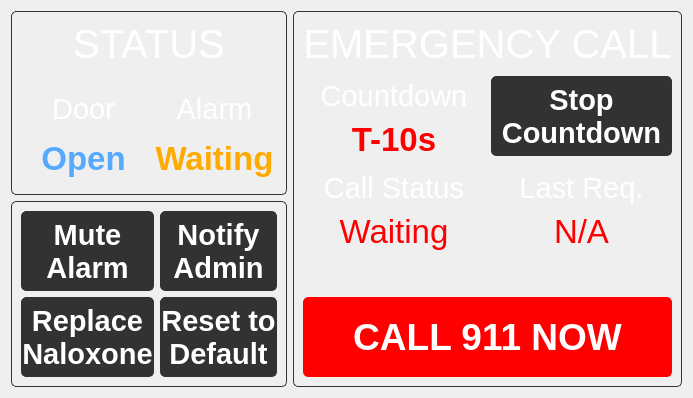
      <widget class="QWidget" name="doorOpenPage">
       <layout class="QGridLayout" name="gridLayout_7" rowstretch="1,1" columnstretch="1,1">
        <item row="1" column="0">
         <widget class="QFrame" name="alarmFrame">
          <property name="styleSheet">
           <string notr="true">.QFrame{border-radius: 5px;border-color:rgb(50,50,50);border-width: 1px;border-style: solid;}</string>
          </property>
          <property name="frameShape">
           <enum>QFrame::StyledPanel</enum>
          </property>
          <property name="frameShadow">
           <enum>QFrame::Raised</enum>
          </property>
          <property name="lineWidth">
           <number>3</number>
          </property>
          <property name="midLineWidth">
           <number>0</number>
          </property>
          <layout class="QGridLayout" name="gridLayout_13">
           <item row="1" column="0">
            <widget class="QPushButton" name="alarmMutePushButton">
             <property name="sizePolicy">
              <sizepolicy hsizetype="Preferred" vsizetype="Preferred">
               <horstretch>0</horstretch>
               <verstretch>0</verstretch>
              </sizepolicy>
             </property>
             <property name="minimumSize">
              <size>
               <width>0</width>
               <height>80</height>
              </size>
             </property>
             <property name="maximumSize">
              <size>
               <width>16777215</width>
               <height>80</height>
              </size>
             </property>
             <property name="font">
              <font>
               <pointsize>22</pointsize>
               <bold>true</bold>
              </font>
             </property>
             <property name="styleSheet">
              <string notr="true">color:white;border-radius: 5px;background-color:rgb(50,50,50);border-color:rgb(50,50,50);border-width: 1px;border-style: solid;</string>
             </property>
             <property name="text">
              <string>Mute
Alarm</string>
             </property>
             <property name="icon">
              <iconset>
               <normaloff>../main/res/media-playback-stop.svg</normaloff>../main/res/media-playback-stop.svg</iconset>
             </property>
             <property name="iconSize">
              <size>
               <width>32</width>
               <height>32</height>
              </size>
             </property>
            </widget>
           </item>
           <item row="4" column="0">
            <widget class="QPushButton" name="replace_naloxone_button_2">
             <property name="sizePolicy">
              <sizepolicy hsizetype="Preferred" vsizetype="Preferred">
               <horstretch>0</horstretch>
               <verstretch>0</verstretch>
              </sizepolicy>
             </property>
             <property name="minimumSize">
              <size>
               <width>0</width>
               <height>80</height>
              </size>
             </property>
             <property name="maximumSize">
              <size>
               <width>16777215</width>
               <height>80</height>
              </size>
             </property>
             <property name="font">
              <font>
               <pointsize>22</pointsize>
               <bold>true</bold>
              </font>
             </property>
             <property name="styleSheet">
              <string notr="true">color:white;border-radius: 5px;background-color:rgb(50,50,50);border-color:rgb(50,50,50);border-width: 1px;border-style: solid;</string>
             </property>
             <property name="text">
              <string>Replace
Naloxone</string>
             </property>
             <property name="icon">
              <iconset>
               <normaloff>../main/res/system-reboot.svg</normaloff>../main/res/system-reboot.svg</iconset>
             </property>
             <property name="iconSize">
              <size>
               <width>32</width>
               <height>32</height>
              </size>
             </property>
            </widget>
           </item>
           <item row="1" column="1">
            <widget class="QPushButton" name="notify_admin_button_2">
             <property name="sizePolicy">
              <sizepolicy hsizetype="Preferred" vsizetype="Preferred">
               <horstretch>0</horstretch>
               <verstretch>0</verstretch>
              </sizepolicy>
             </property>
             <property name="minimumSize">
              <size>
               <width>0</width>
               <height>80</height>
              </size>
             </property>
             <property name="maximumSize">
              <size>
               <width>16777215</width>
               <height>80</height>
              </size>
             </property>
             <property name="font">
              <font>
               <pointsize>22</pointsize>
               <bold>true</bold>
              </font>
             </property>
             <property name="styleSheet">
              <string notr="true">color:white;border-radius: 5px;background-color:rgb(50,50,50);border-color:rgb(50,50,50);border-width: 1px;border-style: solid;</string>
             </property>
             <property name="text">
              <string>Notify
Admin</string>
             </property>
             <property name="icon">
              <iconset>
               <normaloff>../main/res/smartphone.png</normaloff>../main/res/smartphone.png</iconset>
             </property>
             <property name="iconSize">
              <size>
               <width>32</width>
               <height>32</height>
              </size>
             </property>
            </widget>
           </item>
           <item row="4" column="1">
            <widget class="QPushButton" name="doorOpenResetPushButton">
             <property name="sizePolicy">
              <sizepolicy hsizetype="Preferred" vsizetype="Preferred">
               <horstretch>0</horstretch>
               <verstretch>0</verstretch>
              </sizepolicy>
             </property>
             <property name="minimumSize">
              <size>
               <width>0</width>
               <height>80</height>
              </size>
             </property>
             <property name="maximumSize">
              <size>
               <width>16777215</width>
               <height>80</height>
              </size>
             </property>
             <property name="font">
              <font>
               <pointsize>22</pointsize>
               <bold>true</bold>
              </font>
             </property>
             <property name="styleSheet">
              <string notr="true">color:white;border-radius: 5px;background-color:rgb(50,50,50);border-color:rgb(50,50,50);border-width: 1px;border-style: solid;</string>
             </property>
             <property name="text">
              <string>Reset to
Default</string>
             </property>
             <property name="icon">
              <iconset>
               <normaloff>../main/res/edit-reset.svg</normaloff>../main/res/edit-reset.svg</iconset>
             </property>
             <property name="iconSize">
              <size>
               <width>32</width>
               <height>32</height>
              </size>
             </property>
            </widget>
           </item>
          </layout>
         </widget>
        </item>
        <item row="0" column="1" rowspan="2">
         <widget class="QFrame" name="emergencyCallFrame">
          <property name="styleSheet">
           <string notr="true">.QFrame{border-radius: 5px;border-color:rgb(50,50,50);border-width: 1px;border-style: solid;}</string>
          </property>
          <property name="frameShape">
           <enum>QFrame::StyledPanel</enum>
          </property>
          <property name="frameShadow">
           <enum>QFrame::Raised</enum>
          </property>
          <property name="lineWidth">
           <number>3</number>
          </property>
          <property name="midLineWidth">
           <number>0</number>
          </property>
          <layout class="QGridLayout" name="gridLayout_14">
           <item row="4" column="0">
            <layout class="QVBoxLayout" name="verticalLayout_24">
             <item>
              <widget class="QLabel" name="label">
               <property name="sizePolicy">
                <sizepolicy hsizetype="Preferred" vsizetype="Preferred">
                 <horstretch>0</horstretch>
                 <verstretch>0</verstretch>
                </sizepolicy>
               </property>
               <property name="minimumSize">
                <size>
                 <width>0</width>
                 <height>40</height>
                </size>
               </property>
               <property name="maximumSize">
                <size>
                 <width>16777215</width>
                 <height>16777215</height>
                </size>
               </property>
               <property name="font">
                <font>
                 <pointsize>22</pointsize>
                </font>
               </property>
               <property name="styleSheet">
                <string notr="true">color:white;border-width: 0px;</string>
               </property>
               <property name="text">
                <string>Call Status</string>
               </property>
               <property name="alignment">
                <set>Qt::AlignBottom|Qt::AlignHCenter</set>
               </property>
              </widget>
             </item>
             <item>
              <widget class="QLabel" name="emergencyCallStatusLabel">
               <property name="sizePolicy">
                <sizepolicy hsizetype="Preferred" vsizetype="Preferred">
                 <horstretch>0</horstretch>
                 <verstretch>0</verstretch>
                </sizepolicy>
               </property>
               <property name="minimumSize">
                <size>
                 <width>0</width>
                 <height>40</height>
                </size>
               </property>
               <property name="maximumSize">
                <size>
                 <width>16777215</width>
                 <height>16777215</height>
                </size>
               </property>
               <property name="font">
                <font>
                 <pointsize>25</pointsize>
                 <bold>false</bold>
                </font>
               </property>
               <property name="styleSheet">
                <string notr="true">color:red;</string>
               </property>
               <property name="text">
                <string>Waiting</string>
               </property>
               <property name="alignment">
                <set>Qt::AlignCenter</set>
               </property>
              </widget>
             </item>
            </layout>
           </item>
           <item row="2" column="1">
            <widget class="QPushButton" name="stopCountdownPushButton">
             <property name="sizePolicy">
              <sizepolicy hsizetype="Preferred" vsizetype="Preferred">
               <horstretch>0</horstretch>
               <verstretch>0</verstretch>
              </sizepolicy>
             </property>
             <property name="minimumSize">
              <size>
               <width>0</width>
               <height>80</height>
              </size>
             </property>
             <property name="maximumSize">
              <size>
               <width>16777215</width>
               <height>80</height>
              </size>
             </property>
             <property name="font">
              <font>
               <pointsize>22</pointsize>
               <bold>true</bold>
              </font>
             </property>
             <property name="styleSheet">
              <string notr="true">color:white;border-radius: 5px;background-color:rgb(50,50,50);border-color:rgb(50,50,50);border-width: 1px;border-style: solid;</string>
             </property>
             <property name="text">
              <string>Stop
Countdown</string>
             </property>
             <property name="icon">
              <iconset>
               <normaloff>../main/res/media-playback-pause.svg</normaloff>../main/res/media-playback-pause.svg</iconset>
             </property>
             <property name="iconSize">
              <size>
               <width>32</width>
               <height>32</height>
              </size>
             </property>
            </widget>
           </item>
           <item row="2" column="0">
            <layout class="QVBoxLayout" name="verticalLayout_46">
             <item>
              <widget class="QLabel" name="countdownLabel">
               <property name="minimumSize">
                <size>
                 <width>0</width>
                 <height>40</height>
                </size>
               </property>
               <property name="maximumSize">
                <size>
                 <width>16777215</width>
                 <height>16777215</height>
                </size>
               </property>
               <property name="font">
                <font>
                 <pointsize>22</pointsize>
                 <bold>false</bold>
                </font>
               </property>
               <property name="styleSheet">
                <string notr="true">color:white;border-width: 0px;</string>
               </property>
               <property name="text">
                <string>Countdown</string>
               </property>
               <property name="alignment">
                <set>Qt::AlignBottom|Qt::AlignHCenter</set>
               </property>
              </widget>
             </item>
             <item>
              <widget class="QLabel" name="emergencyCallCountdownLabel">
               <property name="sizePolicy">
                <sizepolicy hsizetype="Preferred" vsizetype="Preferred">
                 <horstretch>0</horstretch>
                 <verstretch>0</verstretch>
                </sizepolicy>
               </property>
               <property name="minimumSize">
                <size>
                 <width>0</width>
                 <height>40</height>
                </size>
               </property>
               <property name="maximumSize">
                <size>
                 <width>16777215</width>
                 <height>16777215</height>
                </size>
               </property>
               <property name="font">
                <font>
                 <pointsize>25</pointsize>
                 <bold>true</bold>
                </font>
               </property>
               <property name="styleSheet">
                <string notr="true">color:red;</string>
               </property>
               <property name="text">
                <string>T-10s</string>
               </property>
               <property name="alignment">
                <set>Qt::AlignCenter</set>
               </property>
              </widget>
             </item>
            </layout>
           </item>
           <item row="0" column="0" colspan="2">
            <widget class="QLabel" name="doorLabel_3">
             <property name="sizePolicy">
              <sizepolicy hsizetype="Preferred" vsizetype="Preferred">
               <horstretch>0</horstretch>
               <verstretch>0</verstretch>
              </sizepolicy>
             </property>
             <property name="minimumSize">
              <size>
               <width>0</width>
               <height>40</height>
              </size>
             </property>
             <property name="maximumSize">
              <size>
               <width>16777215</width>
               <height>16777215</height>
              </size>
             </property>
             <property name="font">
              <font>
               <pointsize>30</pointsize>
               <bold>false</bold>
              </font>
             </property>
             <property name="styleSheet">
              <string notr="true">color:white;border-width: 0px;</string>
             </property>
             <property name="text">
              <string>EMERGENCY CALL</string>
             </property>
             <property name="alignment">
              <set>Qt::AlignBottom|Qt::AlignHCenter</set>
             </property>
            </widget>
           </item>
           <item row="5" column="0" colspan="2">
            <spacer name="verticalSpacer_5">
             <property name="orientation">
              <enum>Qt::Vertical</enum>
             </property>
             <property name="sizeHint" stdset="0">
              <size>
               <width>20</width>
               <height>40</height>
              </size>
             </property>
            </spacer>
           </item>
           <item row="4" column="1">
            <layout class="QVBoxLayout" name="verticalLayout_27">
             <item>
              <widget class="QLabel" name="label_8">
               <property name="sizePolicy">
                <sizepolicy hsizetype="Preferred" vsizetype="Preferred">
                 <horstretch>0</horstretch>
                 <verstretch>0</verstretch>
                </sizepolicy>
               </property>
               <property name="minimumSize">
                <size>
                 <width>0</width>
                 <height>40</height>
                </size>
               </property>
               <property name="maximumSize">
                <size>
                 <width>16777215</width>
                 <height>16777215</height>
                </size>
               </property>
               <property name="font">
                <font>
                 <pointsize>22</pointsize>
                </font>
               </property>
               <property name="styleSheet">
                <string notr="true">color:white;border-width: 0px;</string>
               </property>
               <property name="text">
                <string>Last Req.</string>
               </property>
               <property name="alignment">
                <set>Qt::AlignBottom|Qt::AlignHCenter</set>
               </property>
              </widget>
             </item>
             <item>
              <widget class="QLabel" name="emergencyCallLastCallLabel">
               <property name="sizePolicy">
                <sizepolicy hsizetype="Preferred" vsizetype="Preferred">
                 <horstretch>0</horstretch>
                 <verstretch>0</verstretch>
                </sizepolicy>
               </property>
               <property name="minimumSize">
                <size>
                 <width>0</width>
                 <height>40</height>
                </size>
               </property>
               <property name="maximumSize">
                <size>
                 <width>16777215</width>
                 <height>16777215</height>
                </size>
               </property>
               <property name="font">
                <font>
                 <pointsize>25</pointsize>
                 <bold>false</bold>
                </font>
               </property>
               <property name="styleSheet">
                <string notr="true">color:red;</string>
               </property>
               <property name="text">
                <string>N/A</string>
               </property>
               <property name="alignment">
                <set>Qt::AlignCenter</set>
               </property>
              </widget>
             </item>
            </layout>
           </item>
           <item row="6" column="0" colspan="2">
            <widget class="QPushButton" name="call911NowPushButton">
             <property name="sizePolicy">
              <sizepolicy hsizetype="Preferred" vsizetype="Preferred">
               <horstretch>0</horstretch>
               <verstretch>0</verstretch>
              </sizepolicy>
             </property>
             <property name="minimumSize">
              <size>
               <width>0</width>
               <height>80</height>
              </size>
             </property>
             <property name="maximumSize">
              <size>
               <width>16777215</width>
               <height>80</height>
              </size>
             </property>
             <property name="font">
              <font>
               <pointsize>28</pointsize>
               <bold>true</bold>
              </font>
             </property>
             <property name="styleSheet">
              <string notr="true">color: white; background-color: red; border-radius:5px;border-color:red;border-width: 1px;border-style: solid;
</string>
             </property>
             <property name="text">
              <string>CALL 911 NOW</string>
             </property>
             <property name="icon">
              <iconset>
               <normaloff>../main/res/call-outgoing.svg</normaloff>../main/res/call-outgoing.svg</iconset>
             </property>
             <property name="iconSize">
              <size>
               <width>32</width>
               <height>32</height>
              </size>
             </property>
            </widget>
           </item>
          </layout>
         </widget>
        </item>
        <item row="0" column="0">
         <widget class="QFrame" name="doorOpenFrame">
          <property name="styleSheet">
           <string notr="true">.QFrame{border-radius: 5px;border-color:rgb(50,50,50);border-width: 1px;border-style: solid;}</string>
          </property>
          <property name="frameShape">
           <enum>QFrame::StyledPanel</enum>
          </property>
          <property name="frameShadow">
           <enum>QFrame::Raised</enum>
          </property>
          <property name="lineWidth">
           <number>3</number>
          </property>
          <property name="midLineWidth">
           <number>0</number>
          </property>
          <layout class="QGridLayout" name="gridLayout_12">
           <item row="1" column="0">
            <layout class="QVBoxLayout" name="verticalLayout_32">
             <item>
              <widget class="QLabel" name="label_12">
               <property name="minimumSize">
                <size>
                 <width>0</width>
                 <height>0</height>
                </size>
               </property>
               <property name="maximumSize">
                <size>
                 <width>16777215</width>
                 <height>16777215</height>
                </size>
               </property>
               <property name="font">
                <font>
                 <pointsize>22</pointsize>
                </font>
               </property>
               <property name="styleSheet">
                <string notr="true">color:white;border-width: 0px;</string>
               </property>
               <property name="text">
                <string>Door</string>
               </property>
               <property name="alignment">
                <set>Qt::AlignBottom|Qt::AlignHCenter</set>
               </property>
              </widget>
             </item>
             <item>
              <widget class="QLabel" name="doorOpenLabel">
               <property name="minimumSize">
                <size>
                 <width>0</width>
                 <height>0</height>
                </size>
               </property>
               <property name="maximumSize">
                <size>
                 <width>16777215</width>
                 <height>16777215</height>
                </size>
               </property>
               <property name="font">
                <font>
                 <pointsize>25</pointsize>
                 <bold>true</bold>
                </font>
               </property>
               <property name="styleSheet">
                <string notr="true">color:rgb(85, 170, 255);</string>
               </property>
               <property name="text">
                <string>Open</string>
               </property>
               <property name="alignment">
                <set>Qt::AlignCenter</set>
               </property>
              </widget>
             </item>
            </layout>
           </item>
           <item row="1" column="1">
            <layout class="QVBoxLayout" name="verticalLayout_25">
             <item>
              <widget class="QLabel" name="label_6">
               <property name="minimumSize">
                <size>
                 <width>0</width>
                 <height>0</height>
                </size>
               </property>
               <property name="maximumSize">
                <size>
                 <width>16777215</width>
                 <height>16777215</height>
                </size>
               </property>
               <property name="font">
                <font>
                 <pointsize>22</pointsize>
                </font>
               </property>
               <property name="styleSheet">
                <string notr="true">color:white;border-width: 0px;</string>
               </property>
               <property name="text">
                <string>Alarm</string>
               </property>
               <property name="alignment">
                <set>Qt::AlignBottom|Qt::AlignHCenter</set>
               </property>
              </widget>
             </item>
             <item>
              <widget class="QLabel" name="alarmStatusLabel">
               <property name="minimumSize">
                <size>
                 <width>0</width>
                 <height>0</height>
                </size>
               </property>
               <property name="maximumSize">
                <size>
                 <width>16777215</width>
                 <height>16777215</height>
                </size>
               </property>
               <property name="font">
                <font>
                 <pointsize>25</pointsize>
                 <bold>true</bold>
                </font>
               </property>
               <property name="styleSheet">
                <string notr="true">color: rgb(255, 170, 0);</string>
               </property>
               <property name="text">
                <string>Waiting</string>
               </property>
               <property name="alignment">
                <set>Qt::AlignCenter</set>
               </property>
              </widget>
             </item>
            </layout>
           </item>
           <item row="0" column="0" colspan="2">
            <widget class="QLabel" name="status_label">
             <property name="sizePolicy">
              <sizepolicy hsizetype="Preferred" vsizetype="Fixed">
               <horstretch>0</horstretch>
               <verstretch>0</verstretch>
              </sizepolicy>
             </property>
             <property name="minimumSize">
              <size>
               <width>0</width>
               <height>0</height>
              </size>
             </property>
             <property name="maximumSize">
              <size>
               <width>16777215</width>
               <height>16777215</height>
              </size>
             </property>
             <property name="font">
              <font>
               <pointsize>30</pointsize>
               <bold>false</bold>
              </font>
             </property>
             <property name="styleSheet">
              <string notr="true">color:white;border-width: 0px;</string>
             </property>
             <property name="text">
              <string>STATUS</string>
             </property>
             <property name="alignment">
              <set>Qt::AlignBottom|Qt::AlignHCenter</set>
             </property>
            </widget>
           </item>
          </layout>
         </widget>
        </item>
       </layout>
      </widget>
